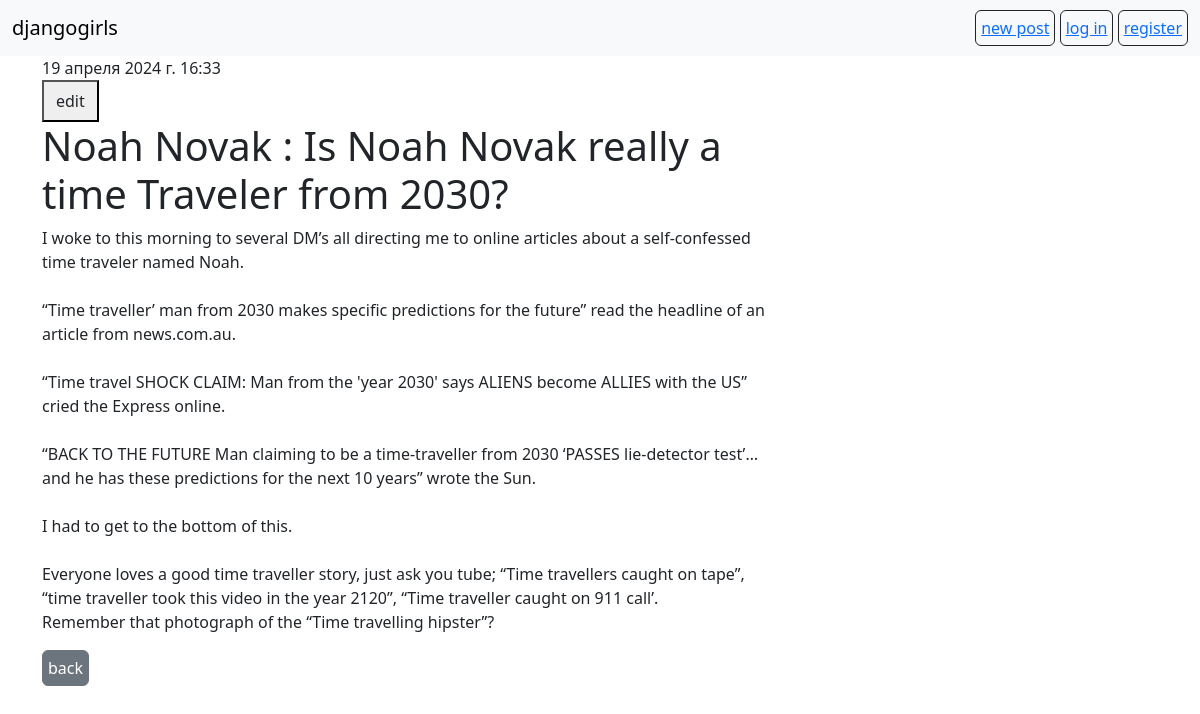
The app's page /post/1/ with its own data.
### blog/models.py (models this page shows, shortened)
class Post(models.Model):
    author = models.ForeignKey(User, on_delete=models.CASCADE)
    title = models.CharField(max_length=200)
    text = models.TextField()
    date_created = models.DateTimeField(default=timezone.now)
    date_published = models.DateTimeField(blank=True, null=True)

### blog/views.py (the view)
# urls.py: path('post/<int:pk>/', views.PostDetail.as_view(), name='post_detail'),
class PostDetail(DetailView):
    model = Post
    template_name = 'blog/post_detail.html'

### blog/templates/blog/post_detail.html (shortened to what this page needs)
{% extends 'blog/base.html' %}
{% block content %}
    <div class="post">
        {% if post.date_published %}
            <div class="date">
                {{ post.date_published }}
            </div>
        {% endif %}
        <button><a href="{% url 'edit_post' pk=post.pk %}" class="btn btn-default">edit</a></button>
        <h1>{{ post.title }}</h1>
        <p>{{ post.text|linebreaksbr }}</p>
    </div>
    <a href="{% url 'post_list' %}" class="btn btn-secondary">back</a>
{% endblock %}

### blog/static/css/blog.css (style rules this page uses)
.btn { --bs-btn-padding-x: 5px; --bs-btn-padding-y: 5px; }

### records on screen
Post: date_published "19 апреля 2024 г. 16:33", title "Noah Novak : Is Noah Novak really a time Traveler from 2030?", text "I woke to this morning to several DM’s all directing me to online articles about a self-confessed time traveler named Noah. “Time traveller’ man from 2030 makes specific predictions for the future” read the headline of an article from news.com.au. “Time travel SHOCK CLAIM: Man from the 'year 2030' says ALIENS become ALLIES with the US” cried the Express online. “BACK TO THE FUTURE Man claiming to be a time-traveller from 2030 ‘PASSES lie-detector test’… and he has these predictions for the next 10 years” wrote the Sun. I had to get to the bottom of this. Everyone loves a good time traveller story, just ask you tube; “Time travellers caught on tape”, “time traveller took this video in the…"
